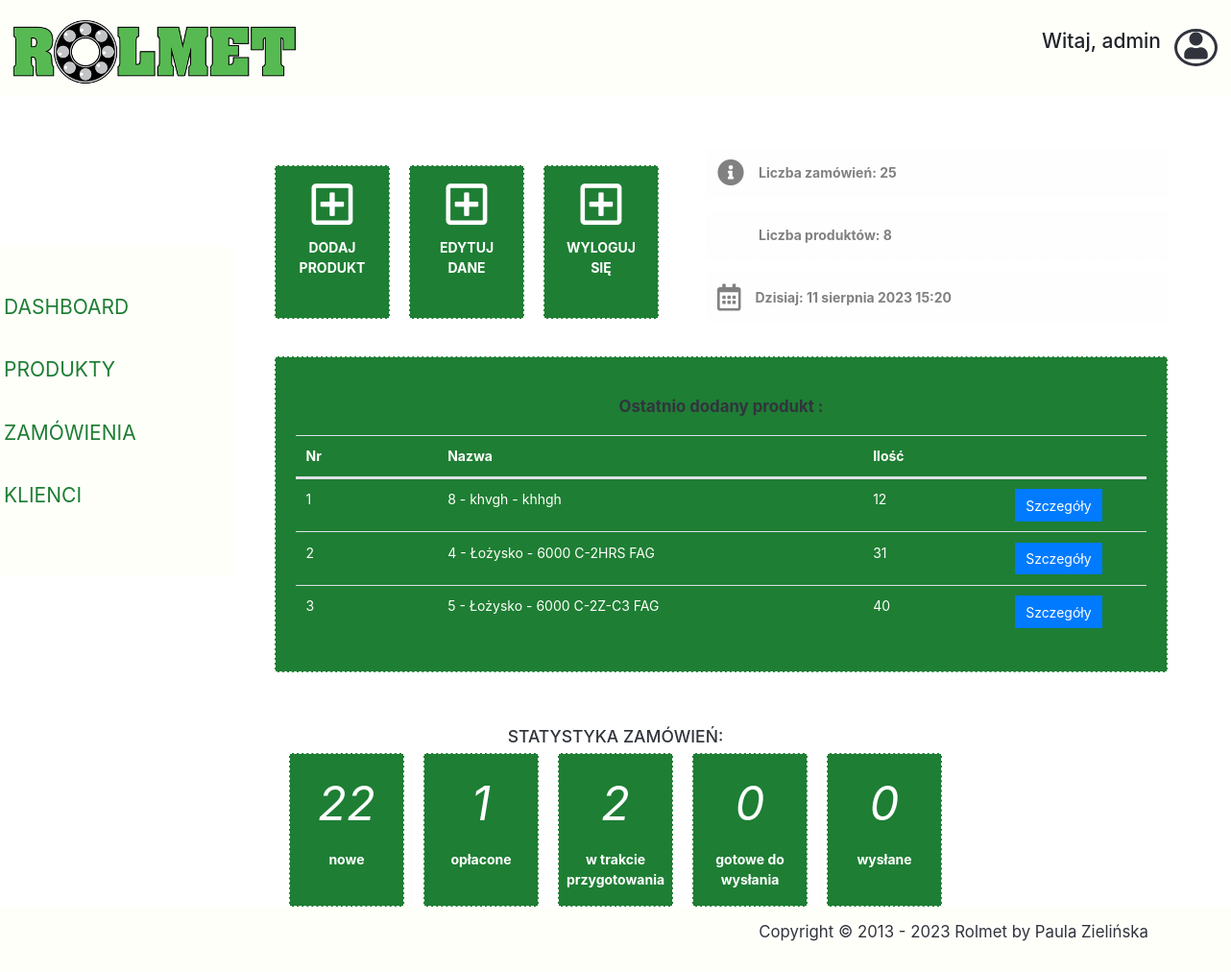
Screenshot of /main/ (signed in) with the database file from the repository.
### account/models.py (models this page shows, shortened)
class UserBase(AbstractBaseUser, PermissionsMixin):
    email = models.EmailField(_('email address'), unique=True)
    user_name = models.CharField(max_length=150, unique=True)
    first_name = models.CharField(max_length=100, blank=True)
    last_name = models.CharField(max_length=150, blank=True)
    address = models.CharField(max_length=150, blank=True)
    postal_code = models.CharField(max_length=20, blank=True)
    city = models.CharField(max_length=150, blank=True)
    created = models.DateTimeField(auto_now_add=True)
    updated = models.DateTimeField(auto_now=True)
    is_active = models.BooleanField(default=False)
    is_staff = models.BooleanField(default=False)
    objects = CustomAccountManager()
    USERNAME_FIELD = 'email'
    REQUIRED_FIELDS = ['user_name']
    class Meta:
        verbose_name = "Accounts"
        verbose_name_plural = "Accounts"

### shoprolmet/models.py (models this page shows, shortened)
class Product(models.Model):
    category = models.ForeignKey(Category, related_name='product',
                                 on_delete=models.CASCADE)
    name = models.CharField(max_length=200, db_index=True)
    slug = models.SlugField(db_index=True)
    image = models.ImageField(default='images/lozysko-mgk.jpg', upload_to='images/')
    description = models.CharField(max_length=200)
    width = models.PositiveIntegerField()
    producent = models.CharField(max_length=200, db_index=True)
    price = models.DecimalField(max_digits=10, decimal_places=2)
    stock = models.PositiveIntegerField()
    available = models.BooleanField(default=True)
    created = models.DateTimeField(auto_now_add=True)
    updated = models.DateTimeField(auto_now=True)
    created_by = models.ForeignKey(settings.AUTH_USER_MODEL,
                                   on_delete=models.CASCADE,
                                   related_name='employee')
    class Meta:
        ordering = ('-created',)
        verbose_name_plural = 'Products'

### shoprolmet/views.py (the view)
# urls.py: path('main/', staff_member_required(DashboardView.as_view())),
class DashboardView(View):
    def get(self, request):
        today_date = datetime.datetime.now()
        products_quantity = Product.objects.count()
        today_orders = Order.objects.count()
        new_orders = Order.objects.filter(status='1').count()
        paid_order = Order.objects.filter(status='2').count()
        in_progress_orders = Order.objects.filter(status='3').count()
        ready_to_go_orders = Order.objects.filter(status='4').count()
        sent_orders = Order.objects.filter(status='5').count()
        small_stock_products = Product.objects.all().order_by('stock')[:3]
        context = {
            'date': today_date,
            'products_quantity': products_quantity,
            'small_stock_products': small_stock_products,
            'today_orders': today_orders,
            'new_orders': new_orders,
            'paid_orders': paid_order,
            'in_progress_orders': in_progress_orders,
            'ready_to_go_orders': ready_to_go_orders,
            'sent_orders': sent_orders,
        }
        return render(request, "dashboard.html", context=context)

### cart/context_processors.py (called while the page is built)
def cart(request):
    return {'cart': Cart(request)}

### shoprolmet/templates/dashboard.html (shortened to what this page needs)
{% extends "__dashboardbase__.html" %}
{% block content %}
                <div class="dashboard-header m-4">
                    <div class="dashboard-menu text-uppercase">
                        <div class="menu-item border-dashed">
                            <a href="/product/add/">
                                <i class="far fa-plus-square icon-plus-square"></i>
                                <span class="title">dodaj </br> produkt</span>
                            </a>
                        </div>
                        <div class="menu-item border-dashed">
                            <a href="/account/profile/edit/{{ customer.id }}">
                                <i class="far fa-plus-square icon-plus-square"></i>
                                <span class="title">edytuj </br> dane</span>
                            </a>
                        </div>
                        <div class="menu-item border-dashed">
                            <a href="/account/logout/">
                                <i class="far fa-plus-square icon-plus-square"></i>
                                <span class="title ">wyloguj </br> się</span>
                            </a>
                        </div>
                    </div>
                    <div class="dashboard-alerts">
                        <div class="alert-item alert-light">
                            <i class="fas icon-circle fa-info-circle"></i>
                            <span class="font-weight-bold">Liczba zamówień: {{ today_orders }}</span>
                        </div>
                        <div class="alert-item alert-light">
                            <i class="far icon-circle fa-info-circle"></i>
                            <span class="font-weight-bold">Liczba produktów: {{ products_quantity }}</span>
                        </div>
                        <div class="alert-item alert-light">
                            <i class="far icon-calendar fa-calendar-alt"></i>
                            <span class="font-weight-bold">Dzisiaj: {{ date }}</span>
                        </div>
                    </div>
                </div>
                <div class="m-4 p-4 border-dashed">
                    <h2 class="dashboard-content-title">
                        <span>Ostatnio dodany produkt :</span>
                    </h2>
                    <table class="table">
                        <thead>
                            <tr class="d-flex">
                                <th class="col-2">Nr</th>
                                <th class="col-6">Nazwa</th>
                                <th class="col-2">Ilość</th>
                                <th class="col-2"></th>
                            </tr>
                        </thead>
                        <tbody>
                        {% for small_stock_product in small_stock_products %}
                            <tr class="d-flex">
                                <td class="col-2">{{ forloop.counter }}</td>
                                <td class="col-6">{{ small_stock_product.id }} - {{ small_stock_product.name }} - {{ small_stock_product.description }}</td>
                                <td class="col-2">{{ small_stock_product.stock }}</td>
                                <td class="col-2">
                                    <a href="/product/{{ small_stock_product.id }}">
                                        <button type="button" class="btn btn-primary rounded-0">
                                            Szczegóły
                                        </button>
                                    </a>
                                </td>
                            </tr>
                        {% endfor %}
                        </tbody>
                    </table>
                    </table>
                <h5 class="center" style="color: #31343d">
                        STATYSTYKA ZAMÓWIEŃ:
                </h5>
                <div class="dashboard-menu">
                        <div class="menu-item border-dashed">
                            <a href="/orders/list/new/">
                                <i class="icon-plus-square">{{ new_orders }}</i>
                                <span class="title">nowe</span>
                            </a>
                        </div>
                        <div class="menu-item border-dashed">
                            <a href="/orders/list/paid/">
                                <i class="icon-plus-square">{{ paid_orders }}</i>
                                <span class="title">opłacone</span>
                            </a>
                        </div>
                        <div class="menu-item border-dashed">
                            <a href="/orders/list/prepare/">
                                <i class="icon-plus-square">{{ in_progress_orders }}</i>
                                <span class="title">w trakcie przygotowania</span>
                            </a>
                        </div>
                        <div class="menu-item border-dashed">
                            <a href="/orders/list/ready/">
                                <i class="icon-plus-square">{{ ready_to_go_orders }}</i>
                                <span class="title">gotowe do wysłania</span>
                            </a>
                        </div>
                        <div class="menu-item border-dashed">
                            <a href="/orders/list/sent/">
                                <i class="icon-plus-square">{{ sent_orders }}</i>
                                <span class="title">wysłane</span>
                            </a>
                        </div>
                    </div>
{% endblock content %}

### shoprolmet/templates/__dashboardbase__.html (shortened to what this page needs)
{% load static %}
<!DOCTYPE html>
<html lang="en">
<head>
    <link rel="stylesheet" type="text/css" href="{% static 'css/style.css' %}">
    <link rel="stylesheet" href="https://use.fontawesome.com/releases/v5.5.0/css/all.css">
    <link rel="stylesheet" href="https://stackpath.bootstrapcdn.com/bootstrap/4.1.3/css/bootstrap.min.css"
>
</head>
<body>
    <header class="page-header">
        <nav class="navbar navbar-expand-lg justify-content-between">
            <a href="/main/" class="navbar-brand main-logo main-logo-smaller justify-content-left">
                <img src="/static/images/rolmet-logo.png" alt="logo"></a>
            <div class="d-flex justify-content-end">
                <h4 class="mr-3">Witaj, {{ user.first_name }}</h4>
                <div class="circle-div text-center"><i class="fas fa-user icon-user"></i></div>
            </div>
        </nav>
    </header>
    <section class="dashboard-section">
        <table>
            <td>
                <div class="row dashboard-nowrap">
                    <ul class="nav flex-column long-bg padding-small text-uppercase">
                        <li class="nav-item">
                            <a class="nav-link" href="/main/">
                                <span>Dashboard</span>
                            </a>
                        </li>
                        <li class="nav-item">
                            <a class="nav-link" href="/products/list/">
                                <span>Produkty</span>
                            </a>
                        </li>
                        <li class="nav-item">
                            <a class="nav-link" href="/orders/list/">
                                <span>Zamówienia</span>
                            </a>
                        </li>
                        <li class="nav-item">
                            <a class="nav-link" href="/customers/list/">
                                <span>Klienci</span>
                            </a>
                        </li>
                    </ul>
                </div>
            </td>
            <td>
                    <div class="m-4 p-3 text-color-darker width-max">
{% block content %}{% endblock content %}
    </section>
    <footer class="footer-section pt-3 pb-3">
        <div class="container text-right">
            <p class="text-color-lighter">
                Copyright © 2013 - 2023 Rolmet by Paula Zielińska
            </p>
        </div>
    </footer>
</body>
</html>

### static/css/style.css (style rules this page uses)
:root { --link-color: #31343d; --light-link-color: #1e7e34; --background-color: #fffffa; --lighter-background-color: #fffffa; --lighter-text-color: #31343d; --dark-text: #000000; --blue: #007bff; --yellow: #ffc107; --green: #1e7e34; font-size: 14px; }
* { margin: 0; padding: 0; box-sizing: border-box; }
html { min-height: 90%; }
body { font-family: "Open Sans", sans-serif; font-weight: 400; }
p { font-size: 1.2rem; }
.center { text-align: center; }
.border-dashed { border: .5px dashed var(--lighter-background-color); background: var(--light-link-color); }
.text-color-darker { color: var(--background-color); }
.text-color-lighter { color: var(--lighter-text-color); }
.width-max { width: 1000px; }
.padding-small { padding: 40px 0; }
.page-header { background: var(--background-color); }
.nav-link { color: var(--light-link-color)!important; font-size: 1.1rem; }
.main-logo { font-family: "Charmonman", cursive; display: inline-block; color: var(--light-link-color)!important; margin-top: 10px; font-size: 2.7rem; font-weight: 600; }
.main-logo-smaller { font-size: 2rem; }
.footer-section { background: var(--background-color); }
.dashboard-nowrap { flex-wrap: nowrap; margin: 0; }
.long-bg { background: #fffffa; display: inline-block; vertical-align: top; min-height: 100%; }
.dashboard-section .nav-item { display: block; width: 260px; margin-bottom: 20px; }
.dashboard-section .nav-item .nav-link { display: flex; align-items: center; justify-content: space-between; }
.dashboard-section .nav-item a { font-size: 1.5rem; border-left: 5px solid transparent; }
.circle-div { border: 3px solid var(--link-color); border-radius: 50%; height: 39px; width: 45px; padding-top: 1px; }
.icon-user { font-size: 2rem; color: var(--link-color); }
.icon-circle { font-size: 2rem; }
.icon-calendar { font-size: 2rem; }
.dashboard-header { display: flex; justify-content: space-between; }
.dashboard-menu { display: flex; justify-content: center; align-items: center; }
.dashboard-menu .menu-item { width: 120px; height: 160px; text-align: center; padding-top: 15px; margin-right: 20px; }
.dashboard-menu .menu-item a { color: #fff; }
.dashboard-menu .menu-item:last-child { margin-right: 0; }
.dashboard-menu .menu-item .title { display: block; padding-top: 10px; font-size: 1rem; font-weight: bold; }
.dashboard-alerts { margin-left: 50px; width: 70%; }
.alert-item { padding: 10px; margin-bottom: 15px; display: flex; align-items: center; }
.alert-item span { margin-left: 15px; }
.alert-light { background: #fff; border: 1px dashed var(--yellow); color: var(--yellow); }
.icon-plus-square { font-size: 3.5rem; }
.dashboard-content-title { font-size: 1.2rem; text-align: center; font-weight: bold; margin: 20px 0; }
.dashboard-content-title span { color: var(--link-color); }

### rows the page displays
UserBase: first_name "admin"
Product: id "8", name "khvgh", description "khhgh", stock "12"
Product: id "4", name "Łożysko", description "6000 C-2HRS FAG", stock "31"
Product: id "5", name "Łożysko", description "6000 C-2Z-C3 FAG", stock "40"

### other values shown
{{ today_orders }} "25"
{{ products_quantity }} "8"
{{ new_orders }} "22"
{{ paid_orders }} "1"
{{ in_progress_orders }} "2"
{{ ready_to_go_orders }} "0"
{{ sent_orders }} "0"
